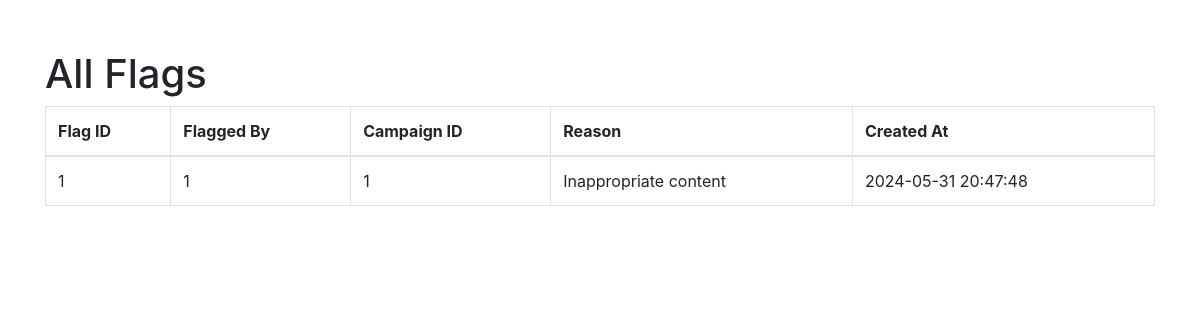
Before: /admin/allcampaignflags (signed in) with the older database file.
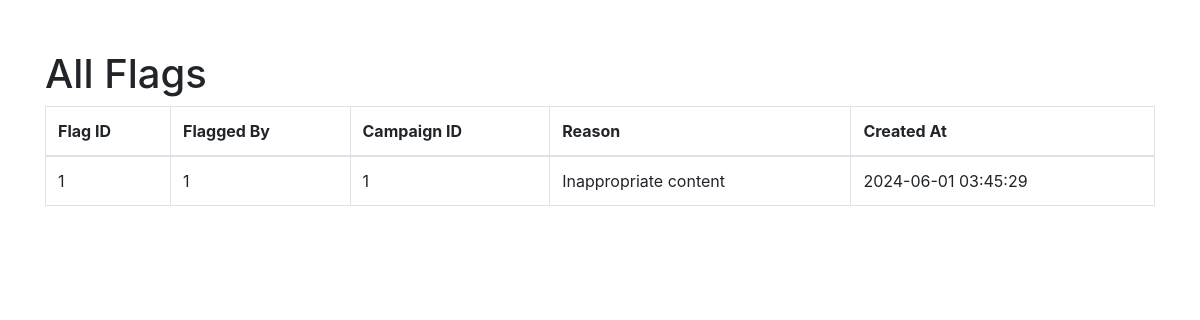
After: the same page with the newer database file.
### models.py (models this page shows, shortened)
class CampaignFlag(db.Model):
    __tablename__ = "campaign_flags"
    flag_id = db.Column(db.Integer, primary_key=True, autoincrement=True)
    flagged_by = db.Column(db.Integer, db.ForeignKey("users.user_id"), nullable=False)
    campaign_id = db.Column(
        db.Integer, db.ForeignKey("campaigns.campaign_id"), nullable=False
    )
    reason = db.Column(db.Text)
    created_at = db.Column(db.TIMESTAMP, default=db.func.current_timestamp())

### admin.py (the view)
@admin.route('/allcampaignflags')
def all_campaign_flags():
    if "user_name" in session and "role" in session:
        if session["role"] == "admin":
            flags = CampaignFlag.query.all()
            return render_template("admin_allcampaignflags.html", flags=flags)
    return redirect(url_for("home"))

### app.py (called while the page is built)
@app.before_request
def create_tables():
    init_db(app)

### models.py (called while the page is built, shortened)
def init_db(app):
    with app.app_context():
        db.create_all()

### templates/admin_allcampaignflags.html (shortened to what this page needs)
<!DOCTYPE html>
<html lang="en">
<head>
    <link rel="stylesheet" href="https://stackpath.bootstrapcdn.com/bootstrap/4.3.1/css/bootstrap.min.css">
</head>
<body>
    <div class="container">
        <h1>All Flags</h1>
        <table class="table table-bordered">
            <thead>
                <tr>
                    <th>Flag ID</th>
                    <th>Flagged By</th>
                    <th>Campaign ID</th>
                    <th>Reason</th>
                    <th>Created At</th>
                </tr>
            </thead>
            <tbody>
                {% for flag in flags %}
                <tr>
                    <td>{{ flag.flag_id }}</td>
                    <td>{{ flag.flagged_by }}</td>
                    <td>{{ flag.campaign_id }}</td>
                    <td>{{ flag.reason }}</td>
                    <td>{{ flag.created_at }}</td>
                </tr>
                {% endfor %}
            </tbody>
        </table>
    </div>
</body>
</html>

Changed rows visible on the page:
changed CampaignFlag "Inappropriate content": created_at "2024-05-31 20:47:48" → "2024-06-01 03:45:29"
